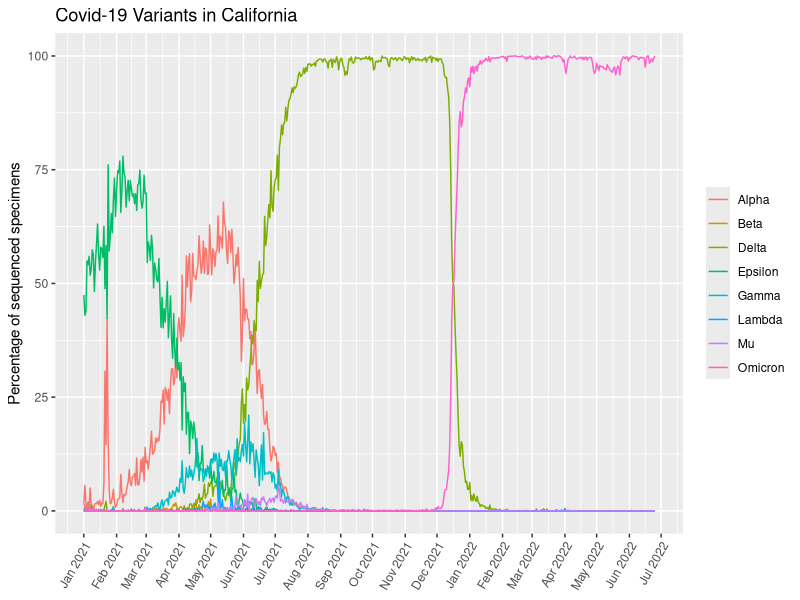

This chart was generated by the following R code:
## ---- chunk 1
variants_data <- read.csv('covid19_variants.csv')
head(variants_data)
## ---- chunk 2
no_total_and_other <- variants_data[variants_data$variant_name != "Total" & variants_data$variant_name != "Other",]
## ---- chunk 3
library(ggplot2)
## ---- chunk 4
ggplot(data=no_total_and_other, aes(x=as.Date(date), y=percentage, color=variant_name)) + # tell ggplot what data to us; also specify date is on the x-axis (converted from character to date format) and percentage is on  y-axis; color/group by variant
  geom_line() + # making a line graph/time series
  scale_x_date(date_labels = "%b %Y", date_breaks = "1 month") + # change date format to month/Year (e.g. Mar 2022)
  theme(axis.text.x=element_text(angle = 60, hjust = 1, vjust = 1), legend.title = element_blank()) + # set x-axis tick labels (dates) at an angle and re-position for easier reading; also remove title from variant legend
  xlab(NULL) + # remove x-axis label
  ylab("Percentage of sequenced specimens") + # change y-axis label
  ggtitle("Covid-19 Variants in California") # add graph title
